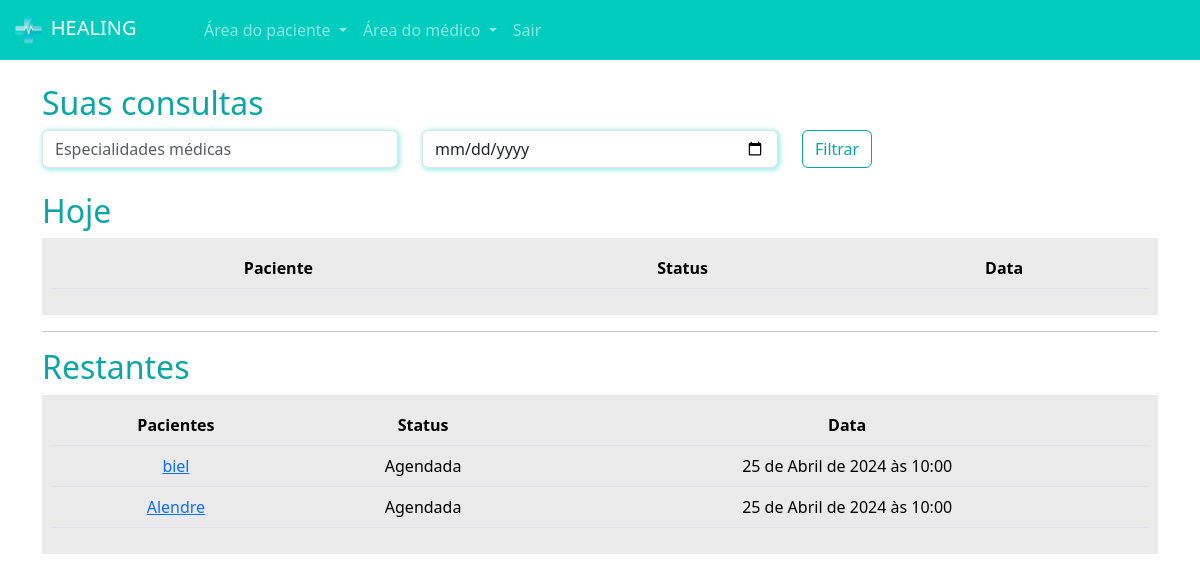
The app's page /medicos/consultas_medico/ (signed in), older data.
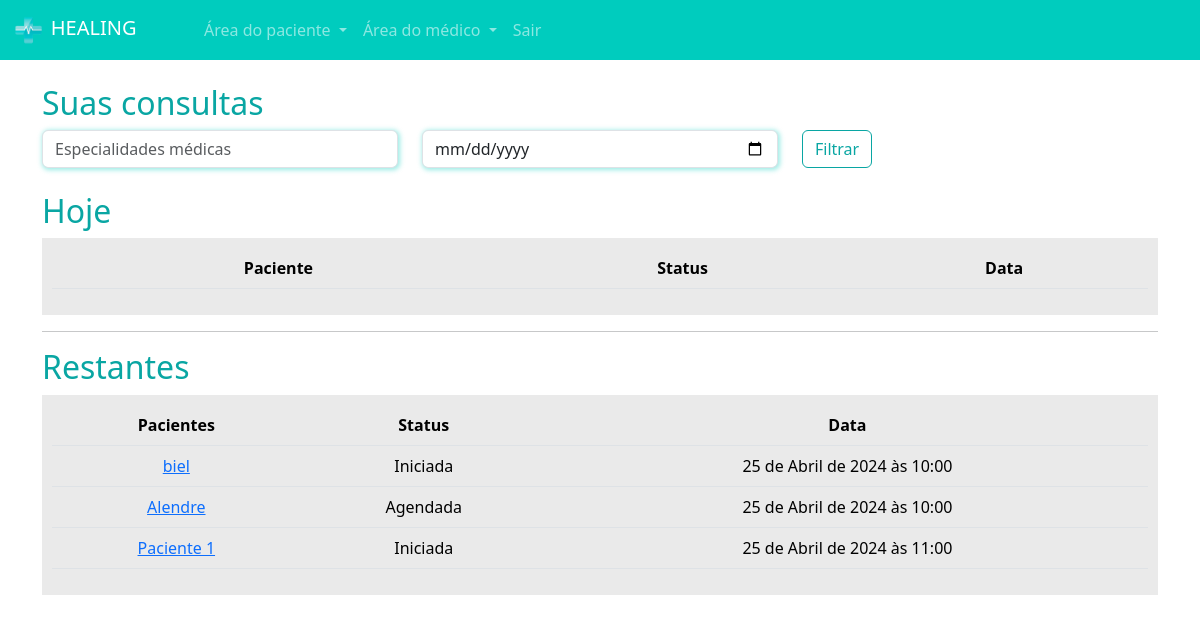
The same page, newer data.
### paciente/models.py (models this page shows, shortened)
class Consulta(models.Model):
    status_choices = (
        ('A', 'Agendada'),
        ('F', 'Finalizada'),
        ('C', 'Cancelada'),
        ('I', 'Iniciada')
    )
    paciente = models.ForeignKey(User, on_delete=models.DO_NOTHING)
    data_aberta = models.ForeignKey(DatasAbertas, on_delete=models.DO_NOTHING)
    status = models.CharField(max_length=1, choices=status_choices, default='A')
    link = models.URLField(null=True, blank=True)

### medico/models.py (models this page shows, shortened)
class DatasAbertas(models.Model):
    data = models.DateTimeField()
    user = models.ForeignKey(User, on_delete=models.DO_NOTHING)
    agendado = models.BooleanField(default=False)

### medico/views.py (the view)
# urls.py: path('consultas_medico/', views.consultas_medico, name="consultas_medico"),
@login_required
def consultas_medico(request):
    if not is_medico(request.user):
        messages.add_message(request, constants.WARNING, 'Somente médicos podem acessar essa página.')
        return redirect('/usuarios/sair')
    hoje = datetime.now().date()
    consultas_hoje = Consulta.objects.filter(data_aberta__user=request.user).filter(data_aberta__data__gte=hoje).filter(data_aberta__data__lt=hoje + timedelta(days=1))
    consultas_restantes = Consulta.objects.exclude(id__in=consultas_hoje.values('id')).filter(data_aberta__user=request.user)
    return render(request, 'consultas_medico.html', {'consultas_hoje': consultas_hoje, 'consultas_restantes': consultas_restantes, 'is_medico': is_medico(request.user)})

### medico/models.py (called while the page is built)
def is_medico(user):
    return DadosMedico.objects.filter(user=user).exists()

### medico/templates/consultas_medico.html (shortened to what this page needs)
{% extends "base.html" %}
{% load static %}
{% block 'head' %}
    <link rel="stylesheet" href="{% static 'medicos/css/abrir_horario.css' %}">
    <link rel="stylesheet" href="{% static 'usuarios/css/usuarios.css' %}">
    <link rel="stylesheet" href="{% static 'medicos/css/cadastro_medico.css' %}">
    <link rel="stylesheet" href="{% static 'pacientes/css/home.css' %}">
    <link rel="stylesheet" href="https://cdn.jsdelivr.net/npm/bootstrap-icons@1.11.3/font/bootstrap-icons.min.css">
{% endblock 'head' %}
{% block 'body' %}
{% include "partials/navbar.html" %}
    <div class="container">
        <br>
        <h2><span class="color-dark">Suas consultas</span></h2>
        <div class="row">
            <div class="col-md">
                <input type="text" name="especialidades" id="" class="form-control shadow-main-color" placeholder="Especialidades médicas">
            </div>
            <div class="col-md">
                <input type="date" name="data" id="" class="form-control shadow-main-color" placeholder="Data da consulta">
            </div>
            <div class="col-md">
                <input type="submit" value="Filtrar" class="btn btn-dark-color-outline">
            </div>
        </div>
        <br>
        <h2><span class="color-dark">Hoje</span></h2>
        <div class="list-minhas-consultas">
            <table class="table">
                <thead>
                  <tr>
                    <th scope="col">Paciente</th>
                    <th scope="col">Status</th>
                    <th scope="col">Data</th>
                  </tr>
                </thead>
              </table>
        </div>
        <hr>
        <h2><span class="color-dark">Restantes</span></h2>
        <div class="list-minhas-consultas">
            <table class="table">
                <thead>
                  <tr>
                    <th scope="col">Pacientes</th>
                    <th scope="col">Status</th>
                    <th scope="col">Data</th>
                  </tr>
                </thead>
                <tbody>
                    {% for consulta in consultas_restantes  %}
                        <tr>
                            <td><a href="{% url 'consulta_area_medico' consulta.id %}">{{consulta.paciente}}</a></td>
                            <td>{{consulta.get_status_display}}</td>
                            <td>{{consulta.data_aberta.data}}</td>
                        </tr>
                    {% endfor %}
                </tbody>
              </table>
        </div>
    </div>
{% endblock 'body' %}

Row changes from the older to the newer data that the page shows:
changed Consulta "biel": status "Agendada" → "Iniciada"
added Consulta: paciente "Paciente 1", status "Iniciada", data_aberta.data "25 de Abril de 2024 às 11:00"
